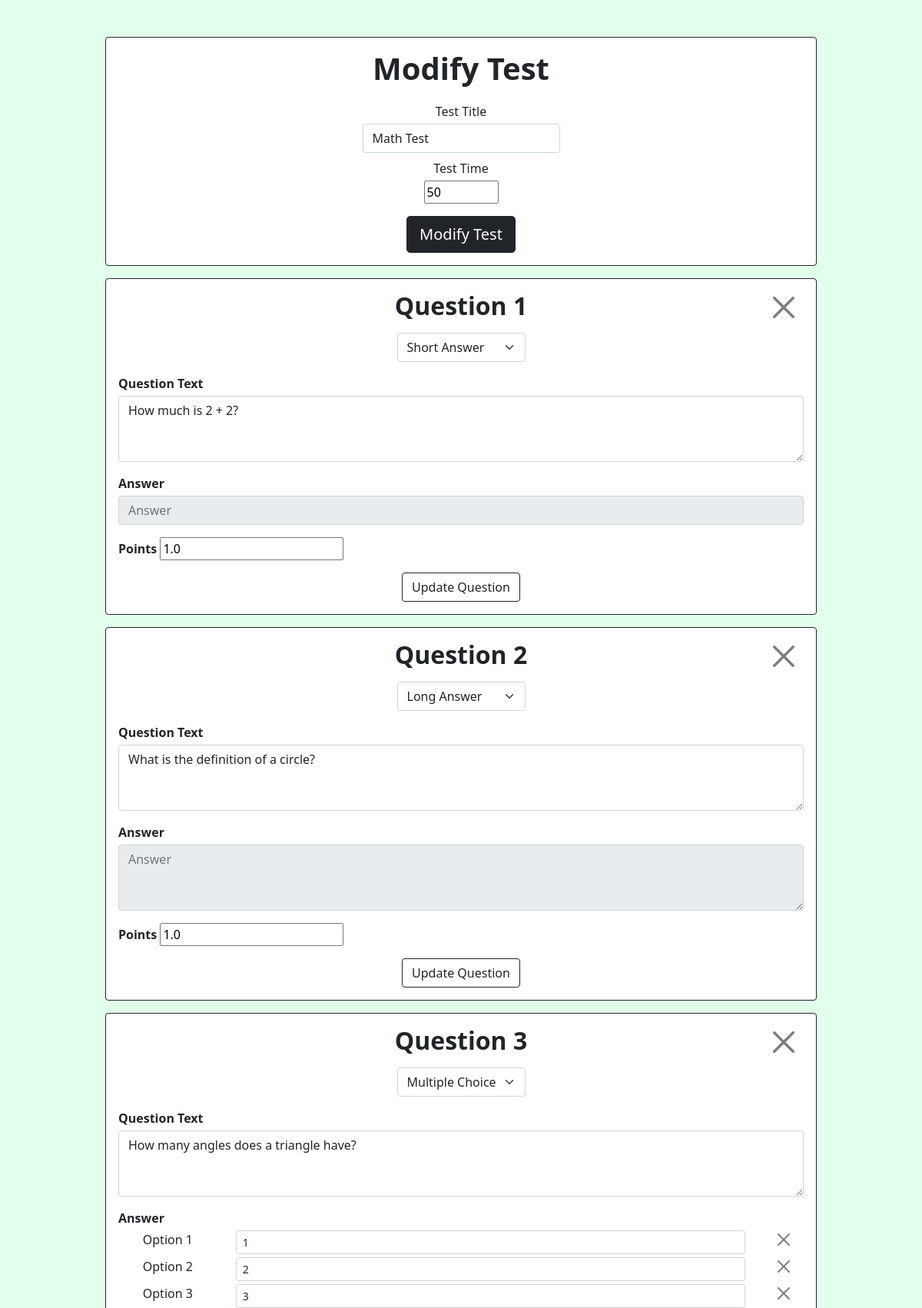
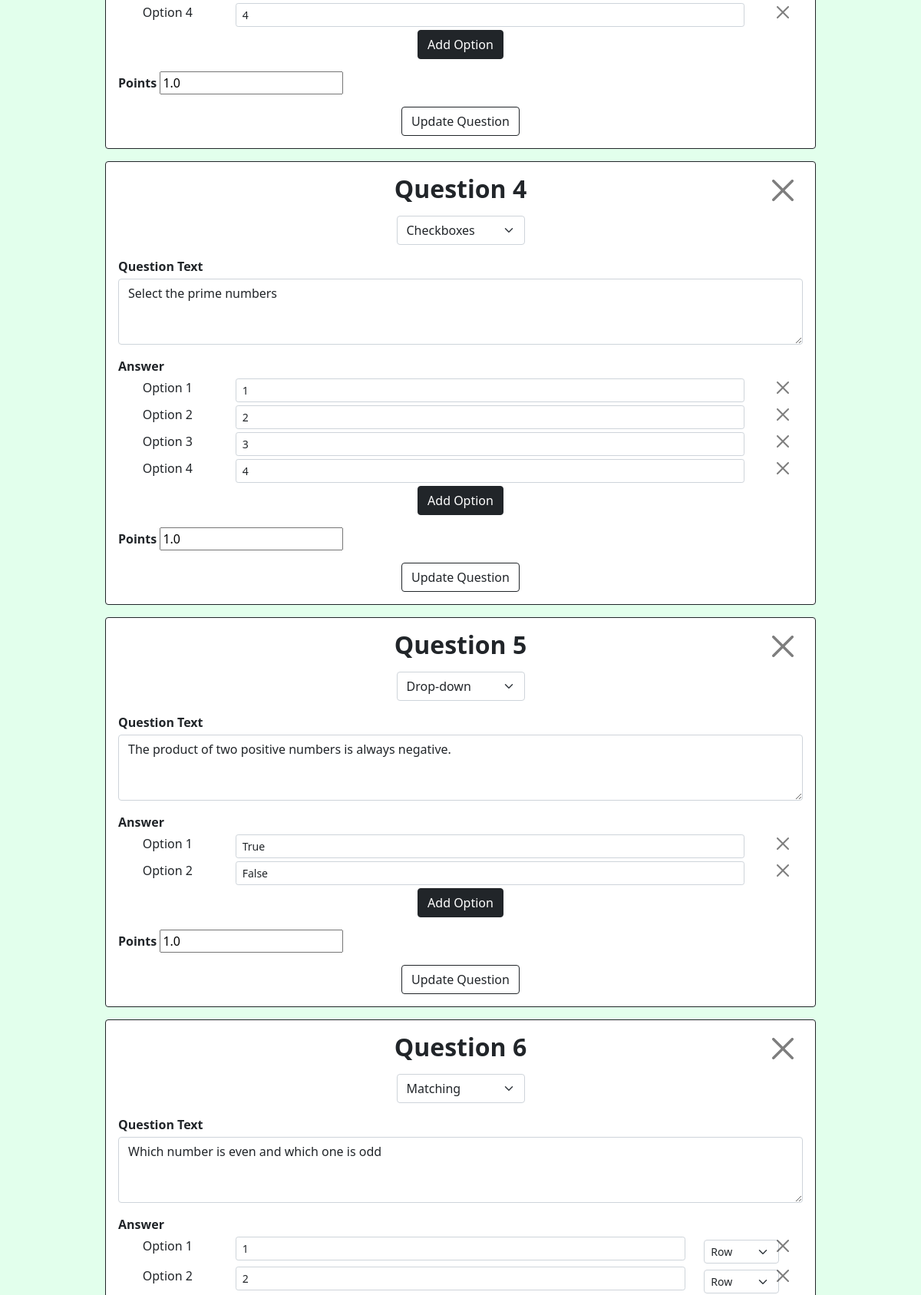
/modifyTest?testID=2 (signed in, upper part), run on the app's committed database (2 pictures, top to bottom).
### website/models.py (models this page shows)
class Test(db.Model):
    id = db.Column(db.Integer, primary_key=True)
    title = db.Column(db.String(150))
    time = db.Column(db.Integer)
    code = db.Column(db.String(100), unique=True)
    active = db.Column(db.Boolean, default=True)
    questions = db.relationship('Question')
    responses = db.relationship('Response')
    user_id = db.Column(db.Integer, db.ForeignKey('user.id'))

class Question(db.Model):
    id = db.Column(db.Integer, primary_key=True)
    text = db.Column(db.String(1500))
    type = db.Column(db.String(100))
    points = db.Column(db.Float)
    answer = db.Column(db.String(1000))
    options = db.relationship('Option')
    test_id = db.Column(db.Integer, db.ForeignKey('test.id'))

class Option(db.Model):
    id = db.Column(db.Integer, primary_key=True)
    text = db.Column(db.String(1000))
    row = db.Column(db.Boolean, default=True)
    question_id = db.Column(db.Integer, db.ForeignKey('question.id'))

### website/views.py (the view, shortened to what this page needs)
@views.route('/modifyTest', methods=['GET', 'POST'])
@login_required
def modifyTest():
    test = Test.query.filter_by(id=request.args.get("testID", None)).first()
    return render_template("modifytest.html", user=current_user, test=test)

### website/__init__.py (called while the page is built)
def create_app():
    app = Flask(__name__)
    app.config['SECRET_KEY'] = 'my secret key'
    app.config['UPLOAD_FOLDER'] = UPLOAD_FOLDER
    app.config['SQLALCHEMY_DATABASE_URI'] = f'sqlite:///{DB_NAME}'
    db.init_app(app)
    from .views import views
    from.auth import auth
    app.register_blueprint(views, url_prefix='/')
    app.register_blueprint(auth, url_prefix='/')
    from .models import User, Test
    if not path.exists('website/' + DB_NAME):
        with app.app_context():
            db.create_all()
    login_manager = LoginManager()
    login_manager.login_view = 'auth.login'
    login_manager.init_app(app)
    @login_manager.user_loader
    def load_user(id):
        return User.query.get(int(id))
    return app

### website/templates/modifytest.html (shortened to what this page needs)
{% extends "base.html" %}
{% block content %}
<form method="POST">
    <div class="text-center">
        <div class="row row-cols-3">
            <div class="col-1"></div>
            <div class="col-10">
                <div class="card border-dark mt-5">
                    <div class="card-body">
                        <div class="h1">
                                <b>Modify Test</b>
                        </div>
                        <div class="row row-cols-1 mt-3">
                            <div class="col mt-1">
                                Test Title
                            </div>
                            <div class="col mt-1">
                                <input class="form-control mx-auto w-auto" type="text" name="testName" placeholder="Test Title" {% if test.title %} value="{{ test.title }}" {% endif %}>
                            </div>
                        </div>
                        <div class="row row-cols-1 mt-1">
                            <div class="col mt-1">
                                Test Time
                            </div>
                            <div class="col mt-1">
                                <input class="form-group" type="number" name="testTime" min="5" max="180" {% if test.time %} value="{{ test.time }}" {% else %} value="5" {% endif %}>
                            </div>
                        </div>
                        <div class="mt-3">
                            <input class="btn btn-dark btn-lg" type="submit" name = "modifyTest" value = "Modify Test">
                        </div>
                    </div>
                </div>
            </div>
            <div class="col-1"></div>
            {% for question in test.questions %}
            <div class="col-1"></div>
            <div class="col-10">
                <div class="card border-dark mt-3">
                    <div class="card-body">
                        <div class="row">
                            <div class="col-1"></div>
                            <div class="col-10 h2">
                                <b>Question {{ loop.index }}</b>
                            </div>
                            <div class="col-1">
                                <input class="btn-close h3" type="submit" name="delete{{ loop.index }}" value=" ">
                            </div>
                        </div>
                        <select class="form-select mx-auto w-auto mt-1" name="questionType{{ loop.index }}">
                            <option value="shortAnswer" {% if question.type=="shortAnswer" %} selected {% endif %}>Short Answer</option>
                            <option value="longAnswer" {% if question.type=="longAnswer" %} selected {% endif %}>Long Answer</option>
                            <option value="multipleChoice" {% if question.type=="multipleChoice" %} selected {% endif %}>Multiple Choice</option>
                            <option value="checkboxes" {% if question.type=="checkboxes" %} selected {% endif %}>Checkboxes</option>
                            <option value="dropdown" {% if question.type=="dropdown" %} selected {% endif %}>Drop-down</option>
                            <option value="matching" {% if question.type=="matching" %} selected {% endif %}>Matching</option>
                        </select>
                        <div class="text-start mt-3">
                            <b>Question Text</b>
                        </div>
                        <textarea class="form-control mt-1" rows="3" name="questionText{{ loop.index }}" placeholder="Question Text">{% if question.text %}{{ question.text }}{% endif %}</textarea>
                        <div class="text-start mt-3">
                            <b>Answer</b>
                        </div>
                        {% if question.type=="shortAnswer" %}
                        <input class="form-control mt-1" type="text" name="answerText{{ loop.index }}" placeholder="Answer" {% if question.options %} value="{{ question.options[0].text }}" {% endif %} disabled>
                        {% elif question.type=="longAnswer" %}
                        <textarea class="form-control mt-1" name="answerText{{ loop.index }}" rows="3" placeholder="Answer" disabled>{% if question.options %}{{question.options[0].text}}{% endif %}</textarea>
                        {% elif question.type=="multipleChoice" or question.type=="checkboxes" or question.type=="dropdown" %}
                        {% set questionid = loop.index %}
                            {% for option in question.options %}
                            <div class="row mt-1">
                                <div class="col-2">
                                    Option {{ loop.index }}
                                </div>
                                <div class="col-9">
                                    <input class="form-control form-control-sm" type="text" name="option{{ questionid }}{{ loop.index }}" placeholder="Answer" {% if option.text %} value="{{ option.text }}" {% endif %}>
                                </div>
                                <div class="col-1">
                                    <input class="btn-close" type="submit" name="deleteOption{{ questionid }}{{ loop.index }}" value=" ">
                                </div>
                            </div>
                            {% endfor %}
                            <input class="btn btn-dark mt-1" type="submit" name="addOption{{ loop.index }}" value="Add Option">
                        {% elif question.type=="matching" %}
                        {% set questionid = loop.index %}
                            {% for option in question.options %}
                            <div class="row mt-1">
                                <div class="col-2">
                                    Option {{ loop.index }}
                                </div>
                                <div class="col-8">
                                    <input class="form-control form-control-sm" type="text" name="option{{ questionid }}{{ loop.index }}" placeholder="Answer" {% if option.text %} value="{{ option.text }}" {% endif %}>
                                </div>
                                <div class="col-1">
                                    <select class="form-select form-select-sm mx-auto w-auto mt-1" name="row{{ questionid }}{{ loop.index }}">
                                        <option value="row" {% if option.row %} selected {% endif %}>Row</option>
                                    </select>
                                </div>
                                <div class="col-1">
                                    <input class="btn-close" type="submit" name="deleteOption{{ questionid }}{{ loop.index }}" value=" ">
                                </div>
                            </div>
                            {% endfor %}
                        {% elif question.type=="fileUpload" %}
                        <input class="form-control mt-1" type="file" name="answerText{{ loop.index }}" disabled>
                        {% endif %}
                        <div class="text-start mt-3">
                            <b>Points</b>
                            <input class="form-group" type="number" name="points{{ loop.index }}" step=".01" {% if question.points %} value="{{ question.points }}" {% else %} value="0" {% endif %}>
                        </div>
                        <div class="mt-3">
                            <input class="btn btn-outline-dark" type="submit" name="update" value="Update Question">
                        </div>
                    </div>
                </div>
            </div>
            <div class="col-1"></div>
            {% endfor %}
        </div>
    </div>
</form>
{% endblock %}

### data on the page
Test: testName "Math Test", testTime "50"
Question: type "Short Answer", text "How much is 2 + 2?", points "1.0"
Question: type "Long Answer", text "What is the definition of a circle?", points "1.0"
Question: type "Multiple Choice", text "How many angles does a triangle have?", points "1.0"
Option: text "1"
Option: text "2"
Option: text "3"
Option: text "4"
Question: type "Checkboxes", text "Select the prime numbers", points "1.0"
Option: text "1"
Option: text "2"
Option: text "3"
Option: text "4"
Question: type "Drop-down", text "The product of two positive numbers is always negative.", points "1.0"
Option: text "True"
Option: text "False"
Question: type "Matching", text "Which number is even and which one is odd"
Option: text "1", row "Row"
Option: text "2", row "Row"
